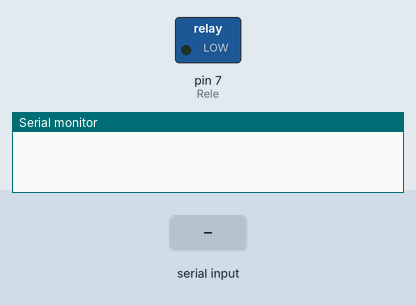
This sketch was run on a simulated Arduino Uno, built with avr-gcc and run on an emulated ATmega328P. Shown: switched loads named in the sketch (green lamp = pin HIGH), the last lines printed to the serial monitor. The inputs (shaded band) are chosen by the test bench.

Above: at 1.2 s.
1.3 s: "apagar" received over Serial
At 3.4 s:
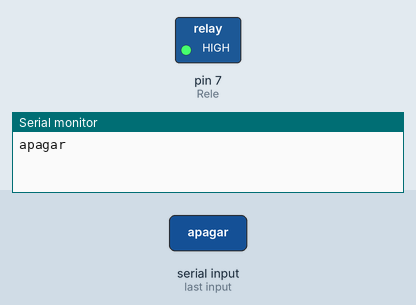
3.8 s: "apagado" received over Serial
6.3 s: "desactivado" received over Serial
Timing chart, 0 to 9.3 s (numbered marks = the images above; inputs shaded):
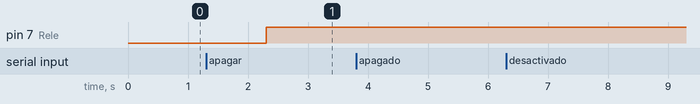

The sketch:

Monitor_Serial.ino
```cpp
int Rele = 7;
String Instruccion;

void setup() {
  pinMode(Rele,OUTPUT);
  Serial.begin(9600);
}

void loop(){
  if(Serial.available() > 0){
    Instruccion = Serial.readString();
    Serial.println(Instruccion);
    }
  if((Instruccion == "apagar") || (Instruccion == "apagado") || (Instruccion == "desactivado")){
      digitalWrite(Rele,HIGH);
  }
  if((Instruccion == "encender") || (Instruccion == "encendido") || (Instruccion == "activado")){
    digitalWrite(Rele,LOW); //Desactiva rele
   }
}
```

Measured:
- after the input at 1.3 s, pin 7 (Rele): LOW → HIGH after 1.0 s
